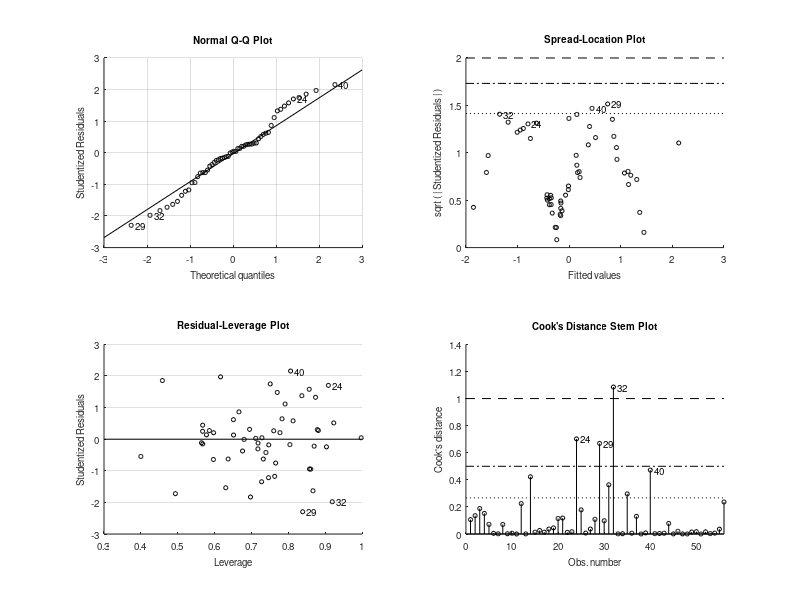

MATLAB code to generate this figure: (Note: this script raises an error after producing the figure.)
% Calculate weights per person from linear regression model
% Iman Wahle
% September 5 2018

% v2 modified by kiigaya@gmail.com

%% Load Data

% Load features
features = load('all_features.mat');
features = features.features;
feature_names = load('all_feature_names.mat');
feature_names = feature_names.feature_names;

% Use this block if doing MTurk predictions
mturk_ratings = load('ratings_matrix.mat');
mturk_ratings = mturk_ratings.X';
weight_order = load('weight_order.mat'); % which features are most important
weight_order = weight_order.I;           % since we have to use a subset of
                                         % features for the MTurk data.
                                         % 'weight_order' was determined
                                         % from 7-person data set
                                         % performance.

% Use this block if doing 7-person predictions
seven_ratings = load('trial_data.mat');
seven_ratings = seven_ratings.classifications;
seven_ratings(seven_ratings==6)=0; % artifact of how data was stored before

%% MTurk Predictions

% Extract feature names for our subset of features
NUM_FEATS = 40;
sub_feature_names = feature_names(weight_order(1:NUM_FEATS));

% Store adjusted r-squared and feature weights for each person's regression
RSQUAREDS = zeros(size(mturk_ratings,2),1);
WEIGHTS = zeros(NUM_FEATS,size(mturk_ratings,2));

% Now do regression for each person
for rID=1:size(mturk_ratings,2)
    rtngs = mturk_ratings(:,rID);
    % select out paintings that this participant gave ratings for
    rated = find(rtngs~=0);
    % handle false trial case
    if length(rated)<=50
        continue;
    end
    % fit linear model
    lm = fitlm(zscore(features(rated, weight_order(1:NUM_FEATS))), ...
         zscore(rtngs(rated)), 'linear');
    % store results
    RSQUAREDS(rID,1) = lm.Rsquared.Adjusted;
    WEIGHTS(:,rID) = lm.Coefficients.Estimate(2:end);
end

% Plot the resultant weights
mweights = mean(abs(WEIGHTS),2);
sweights = std(abs(WEIGHTS)')';
[~,J] = sort(mweights,'descend');
xticks = 1:size(WEIGHTS,1);
xlabels = sub_feature_names;
xlabels = xlabels(J);
figure;errorbar(1:size(WEIGHTS,1),mweights(J),sweights(J),'or'); grid on; set(gca, 'Xtick', xticks, 'XTicklabel', xlabels);xtickangle(45);
ylabel('Feature Weight');
xlabel('Feature');
title('Mean and Standard Deviation of Feature Weights Across Participants 1:1545');


W_names= xlabels;
save w_mturk_fit_ind WEIGHTS W_names

%% 7-Person Predictions

NUM_FEATS = size(features,2);

% Store adjusted r-squared and feature weights for each person's regression
RSQUAREDS = zeros(size(seven_ratings,2),1);
WEIGHTS = zeros(NUM_FEATS,size(seven_ratings,2));

% Now do regression for each person
for rID=[1:7]
    lm = fitlm(zscore(features), zscore(seven_ratings(:,rID)), 'linear');
    
    fprintf(['Rating Participant: ' num2str(rID) ...
        '    Adj R-Squared: ' num2str(lm.Rsquared.Adjusted) ...
        '    RMSE: ' num2str(lm.RMSE) '\n']);
    WEIGHTS(:,rID) = lm.Coefficients.Estimate(2:end);
    RSQUAREDS(rID,1) = lm.Rsquared.Adjusted;
end

% Plot the resultant weights
mweights = mean(abs(WEIGHTS),2);
sweights = std(abs(WEIGHTS)')';
[~,J] = sort(mweights,'descend');
xticks = 1:size(WEIGHTS,1);
xlabels = feature_names;
xlabels = xlabels(J);
figure;errorbar(1:size(WEIGHTS,1),mweights(J),sweights(J),'or'); grid on; set(gca, 'Xtick', xticks, 'XTicklabel', xlabels);xtickangle(45);
ylabel('Feature Weight');
xlabel('Feature');
title('Mean and Standard Deviation of Feature Weights Across Participants 1:1545');


W_names=feature_names;

save w_seven_fit_ind WEIGHTS W_names

